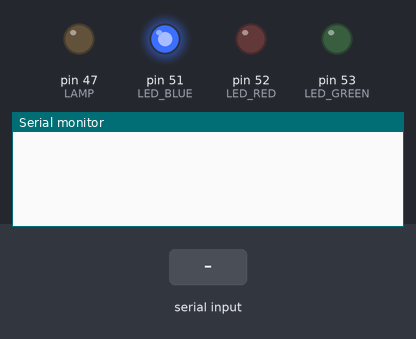
Bench run of a sketch on a simulated Arduino Mega 2560, built with avr-gcc and run on an emulated ATmega2560. Shown: output pins drawn as LEDs (lit = HIGH), the last lines printed to the serial monitor. The test bench sets the inputs (shaded band).

Above: at 1.2 s.
1.3 s: "status" received over Serial
At 2.5 s:
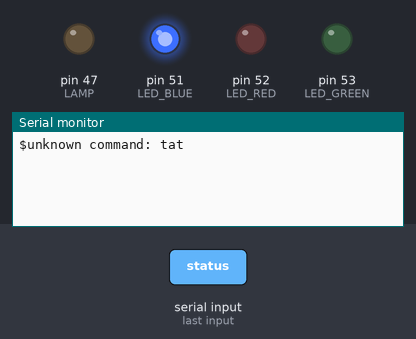
2.8 s: "toggle" received over Serial
At 3.3 s:
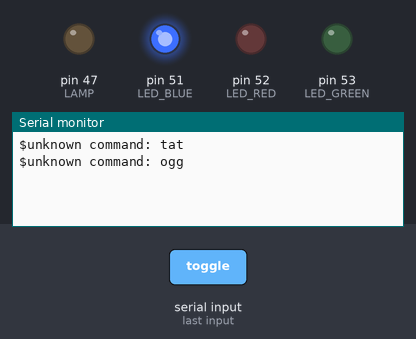
4.3 s: "off" received over Serial
At 4.8 s:
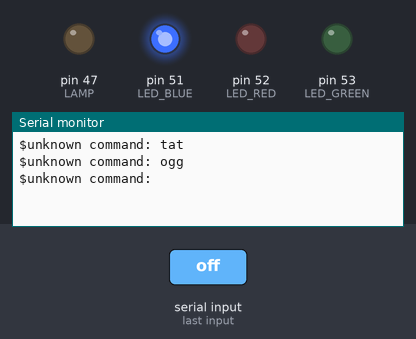

Measured:
- after the input at 1.3 s, the serial monitor: prints a new line after 0.06 s (image 1)
- after the input at 2.8 s, the serial monitor: prints a new line at once (image 2)
- after the input at 4.3 s, the serial monitor: prints a new line at once (image 3)

The sketch:

arduino-lamp-control.ino
```cpp
#define LED_BLUE 51
#define LED_GREEN 53
#define LED_RED 52
#define LAMP 47
String status="off"; //lamp state (on/off)
bool isConnected=false; //true if device is connected to laptop


void setup() {
  pinMode(LED_BLUE,OUTPUT);
  pinMode(LED_GREEN,OUTPUT);
  pinMode(LED_RED,OUTPUT);
  pinMode(LAMP,OUTPUT);
  digitalWrite(LED_BLUE,HIGH);

  Serial.begin(9600);
  Serial.setTimeout(10); // Set timeout to 10 ms
}

/*
Serial controls
$ping -> return pong
$status -> read status
$toggle -> toggle on/off
*/
void loop() {
  if(Serial.available()){
    String data= Serial.readString();
    String command= parse(data);
    //Serial.println("$command received: "+command);
    if(command.equals("status")){ //Handle status read
      Serial.println("$"+status);
    }else if(command.equals("toggle")){ //Handle toggle
      if(status.equals("off")){
        status="on";
        digitalWrite(LAMP,HIGH);
      }else{
        status="off";
        digitalWrite(LAMP,LOW);
      }
      Serial.println("$"+status);
    }else if(command.equals("ping")){ //Handle explore
      Serial.println("$pong");
      if(!isConnected){
        isConnected=true;
        digitalWrite(LED_BLUE,LOW);
        digitalWrite(LED_GREEN,HIGH);
        digitalWrite(LED_RED,LOW);
      }
    }else if(command.equals("hello")){
      Serial.println("$Hello! I am an arduino lamp controller!");
    }else{
      Serial.println("$unknown command: "+command);
    }
  }
  delay(50);
}


String parse(String data){ //remove $ and \r\n from the incoming serial string
  return data.substring(1,data.length()-2);
}
```
